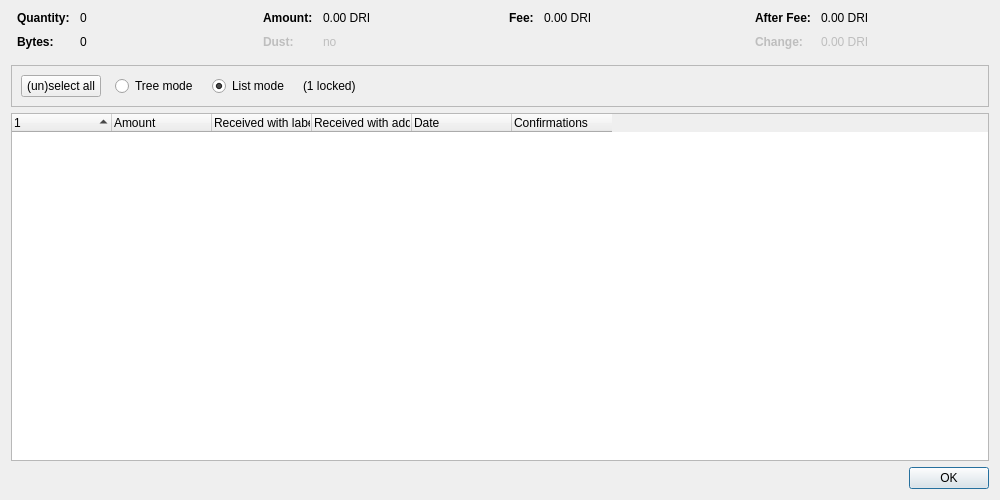
<?xml version="1.0" encoding="UTF-8"?>
<ui version="4.0">
 <class>CoinControlDialog</class>
 <widget class="QDialog" name="CoinControlDialog">
  <property name="geometry">
   <rect>
    <x>0</x>
    <y>0</y>
    <width>1000</width>
    <height>500</height>
   </rect>
  </property>
  <property name="windowTitle">
   <string>Coin Selection</string>
  </property>
  <layout class="QVBoxLayout" name="verticalLayout">
   <item>
    <layout class="QHBoxLayout" name="horizontalLayoutTop" stretch="0,0,0,0">
     <property name="topMargin">
      <number>0</number>
     </property>
     <property name="bottomMargin">
      <number>10</number>
     </property>
     <item>
      <layout class="QFormLayout" name="formLayoutCoinControl1">
       <property name="horizontalSpacing">
        <number>10</number>
       </property>
       <property name="verticalSpacing">
        <number>10</number>
       </property>
       <property name="leftMargin">
        <number>6</number>
       </property>
       <property name="rightMargin">
        <number>6</number>
       </property>
       <item row="0" column="0">
        <widget class="QLabel" name="labelCoinControlQuantityText">
         <property name="font">
          <font>
           <weight>75</weight>
           <bold>true</bold>
          </font>
         </property>
         <property name="text">
          <string>Quantity:</string>
         </property>
        </widget>
       </item>
       <item row="0" column="1">
        <widget class="QLabel" name="labelCoinControlQuantity">
         <property name="cursor">
          <cursorShape>IBeamCursor</cursorShape>
         </property>
         <property name="contextMenuPolicy">
          <enum>Qt::ActionsContextMenu</enum>
         </property>
         <property name="text">
          <string notr="true">0</string>
         </property>
         <property name="textInteractionFlags">
          <set>Qt::LinksAccessibleByMouse|Qt::TextSelectableByKeyboard|Qt::TextSelectableByMouse</set>
         </property>
        </widget>
       </item>
       <item row="1" column="0">
        <widget class="QLabel" name="labelCoinControlBytesText">
         <property name="font">
          <font>
           <weight>75</weight>
           <bold>true</bold>
          </font>
         </property>
         <property name="text">
          <string>Bytes:</string>
         </property>
        </widget>
       </item>
       <item row="1" column="1">
        <widget class="QLabel" name="labelCoinControlBytes">
         <property name="cursor">
          <cursorShape>IBeamCursor</cursorShape>
         </property>
         <property name="contextMenuPolicy">
          <enum>Qt::ActionsContextMenu</enum>
         </property>
         <property name="text">
          <string notr="true">0</string>
         </property>
         <property name="textInteractionFlags">
          <set>Qt::LinksAccessibleByMouse|Qt::TextSelectableByKeyboard|Qt::TextSelectableByMouse</set>
         </property>
        </widget>
       </item>
      </layout>
     </item>
     <item>
      <layout class="QFormLayout" name="formLayoutCoinControl2">
       <property name="horizontalSpacing">
        <number>10</number>
       </property>
       <property name="verticalSpacing">
        <number>10</number>
       </property>
       <property name="leftMargin">
        <number>6</number>
       </property>
       <property name="rightMargin">
        <number>6</number>
       </property>
       <item row="0" column="0">
        <widget class="QLabel" name="labelCoinControlAmountText">
         <property name="font">
          <font>
           <weight>75</weight>
           <bold>true</bold>
          </font>
         </property>
         <property name="text">
          <string>Amount:</string>
         </property>
        </widget>
       </item>
       <item row="0" column="1">
        <widget class="QLabel" name="labelCoinControlAmount">
         <property name="cursor">
          <cursorShape>IBeamCursor</cursorShape>
         </property>
         <property name="contextMenuPolicy">
          <enum>Qt::ActionsContextMenu</enum>
         </property>
         <property name="text">
          <string notr="true">0.00 DRI</string>
         </property>
         <property name="textInteractionFlags">
          <set>Qt::LinksAccessibleByMouse|Qt::TextSelectableByKeyboard|Qt::TextSelectableByMouse</set>
         </property>
        </widget>
       </item>
       <item row="1" column="0">
        <widget class="QLabel" name="labelCoinControlLowOutputText">
         <property name="enabled">
          <bool>false</bool>
         </property>
         <property name="font">
          <font>
           <weight>75</weight>
           <bold>true</bold>
          </font>
         </property>
         <property name="text">
          <string>Dust:</string>
         </property>
        </widget>
       </item>
       <item row="1" column="1">
        <widget class="QLabel" name="labelCoinControlLowOutput">
         <property name="enabled">
          <bool>false</bool>
         </property>
         <property name="cursor">
          <cursorShape>IBeamCursor</cursorShape>
         </property>
         <property name="contextMenuPolicy">
          <enum>Qt::ActionsContextMenu</enum>
         </property>
         <property name="text">
          <string notr="true">no</string>
         </property>
         <property name="textInteractionFlags">
          <set>Qt::LinksAccessibleByMouse|Qt::TextSelectableByKeyboard|Qt::TextSelectableByMouse</set>
         </property>
        </widget>
       </item>
      </layout>
     </item>
     <item>
      <layout class="QFormLayout" name="formLayoutCoinControl3">
       <property name="horizontalSpacing">
        <number>10</number>
       </property>
       <property name="verticalSpacing">
        <number>10</number>
       </property>
       <property name="leftMargin">
        <number>6</number>
       </property>
       <property name="rightMargin">
        <number>6</number>
       </property>
       <item row="0" column="0">
        <widget class="QLabel" name="labelCoinControlFeeText">
         <property name="font">
          <font>
           <weight>75</weight>
           <bold>true</bold>
          </font>
         </property>
         <property name="text">
          <string>Fee:</string>
         </property>
        </widget>
       </item>
       <item row="0" column="1">
        <widget class="QLabel" name="labelCoinControlFee">
         <property name="cursor">
          <cursorShape>IBeamCursor</cursorShape>
         </property>
         <property name="contextMenuPolicy">
          <enum>Qt::ActionsContextMenu</enum>
         </property>
         <property name="text">
          <string notr="true">0.00 DRI</string>
         </property>
         <property name="textInteractionFlags">
          <set>Qt::LinksAccessibleByMouse|Qt::TextSelectableByKeyboard|Qt::TextSelectableByMouse</set>
         </property>
        </widget>
       </item>
      </layout>
     </item>
     <item>
      <layout class="QFormLayout" name="formLayoutCoinControl4">
       <property name="horizontalSpacing">
        <number>10</number>
       </property>
       <property name="verticalSpacing">
        <number>10</number>
       </property>
       <property name="leftMargin">
        <number>6</number>
       </property>
       <property name="rightMargin">
        <number>6</number>
       </property>
       <item row="0" column="0">
        <widget class="QLabel" name="labelCoinControlAfterFeeText">
         <property name="font">
          <font>
           <weight>75</weight>
           <bold>true</bold>
          </font>
         </property>
         <property name="text">
          <string>After Fee:</string>
         </property>
        </widget>
       </item>
       <item row="0" column="1">
        <widget class="QLabel" name="labelCoinControlAfterFee">
         <property name="cursor">
          <cursorShape>IBeamCursor</cursorShape>
         </property>
         <property name="contextMenuPolicy">
          <enum>Qt::ActionsContextMenu</enum>
         </property>
         <property name="text">
          <string notr="true">0.00 DRI</string>
         </property>
         <property name="textInteractionFlags">
          <set>Qt::LinksAccessibleByMouse|Qt::TextSelectableByKeyboard|Qt::TextSelectableByMouse</set>
         </property>
        </widget>
       </item>
       <item row="1" column="0">
        <widget class="QLabel" name="labelCoinControlChangeText">
         <property name="enabled">
          <bool>false</bool>
         </property>
         <property name="font">
          <font>
           <weight>75</weight>
           <bold>true</bold>
          </font>
         </property>
         <property name="text">
          <string>Change:</string>
         </property>
        </widget>
       </item>
       <item row="1" column="1">
        <widget class="QLabel" name="labelCoinControlChange">
         <property name="enabled">
          <bool>false</bool>
         </property>
         <property name="cursor">
          <cursorShape>IBeamCursor</cursorShape>
         </property>
         <property name="contextMenuPolicy">
          <enum>Qt::ActionsContextMenu</enum>
         </property>
         <property name="text">
          <string notr="true">0.00 DRI</string>
         </property>
         <property name="textInteractionFlags">
          <set>Qt::LinksAccessibleByMouse|Qt::TextSelectableByKeyboard|Qt::TextSelectableByMouse</set>
         </property>
        </widget>
       </item>
      </layout>
     </item>
    </layout>
   </item>
   <item>
    <widget class="QFrame" name="frame">
     <property name="minimumSize">
      <size>
       <width>0</width>
       <height>40</height>
      </size>
     </property>
     <property name="frameShape">
      <enum>QFrame::StyledPanel</enum>
     </property>
     <property name="frameShadow">
      <enum>QFrame::Sunken</enum>
     </property>
     <layout class="QHBoxLayout" name="horizontalLayout">
      <item>
       <layout class="QHBoxLayout" name="horizontalLayoutPanel" stretch="0,0,0,0,0">
        <property name="spacing">
         <number>14</number>
        </property>
        <item>
         <widget class="QPushButton" name="pushButtonSelectAll">
          <property name="sizePolicy">
           <sizepolicy hsizetype="Maximum" vsizetype="Fixed">
            <horstretch>0</horstretch>
            <verstretch>0</verstretch>
           </sizepolicy>
          </property>
          <property name="text">
           <string>(un)select all</string>
          </property>
          <property name="autoDefault">
           <bool>false</bool>
          </property>
         </widget>
        </item>
        <item>
         <widget class="QRadioButton" name="radioTreeMode">
          <property name="sizePolicy">
           <sizepolicy hsizetype="Maximum" vsizetype="Fixed">
            <horstretch>0</horstretch>
            <verstretch>0</verstretch>
           </sizepolicy>
          </property>
          <property name="text">
           <string>Tree mode</string>
          </property>
         </widget>
        </item>
        <item>
         <widget class="QRadioButton" name="radioListMode">
          <property name="sizePolicy">
           <sizepolicy hsizetype="Maximum" vsizetype="Fixed">
            <horstretch>0</horstretch>
            <verstretch>0</verstretch>
           </sizepolicy>
          </property>
          <property name="text">
           <string>List mode</string>
          </property>
          <property name="checked">
           <bool>true</bool>
          </property>
         </widget>
        </item>
        <item>
         <widget class="QLabel" name="labelLocked">
          <property name="text">
           <string notr="true">(1 locked)</string>
          </property>
         </widget>
        </item>
        <item>
         <spacer name="horizontalSpacer">
          <property name="orientation">
           <enum>Qt::Horizontal</enum>
          </property>
          <property name="sizeHint" stdset="0">
           <size>
            <width>40</width>
            <height>20</height>
           </size>
          </property>
         </spacer>
        </item>
       </layout>
      </item>
     </layout>
    </widget>
   </item>
   <item>
    <widget class="CoinControlTreeWidget" name="treeWidget">
     <property name="contextMenuPolicy">
      <enum>Qt::CustomContextMenu</enum>
     </property>
     <property name="sortingEnabled">
      <bool>false</bool>
     </property>
     <property name="columnCount">
      <number>6</number>
     </property>
     <attribute name="headerShowSortIndicator" stdset="0">
      <bool>true</bool>
     </attribute>
     <attribute name="headerStretchLastSection">
      <bool>false</bool>
     </attribute>
     <column>
      <property name="text">
       <string/>
      </property>
     </column>
     <column>
      <property name="text">
       <string>Amount</string>
      </property>
     </column>
     <column>
      <property name="text">
       <string>Received with label</string>
      </property>
     </column>
     <column>
      <property name="text">
       <string>Received with address</string>
      </property>
     </column>
     <column>
      <property name="text">
       <string>Date</string>
      </property>
     </column>
     <column>
      <property name="text">
       <string>Confirmations</string>
      </property>
      <property name="toolTip">
       <string>Confirmed</string>
      </property>
     </column>
     <column>
      <property name="text">
       <string/>
      </property>
     </column>
     <column>
      <property name="text">
       <string/>
      </property>
     </column>
     <column>
      <property name="text">
       <string/>
      </property>
     </column>
     <column>
      <property name="text">
       <string/>
      </property>
     </column>
    </widget>
   </item>
   <item>
    <widget class="QDialogButtonBox" name="buttonBox">
     <property name="orientation">
      <enum>Qt::Horizontal</enum>
     </property>
     <property name="standardButtons">
      <set>QDialogButtonBox::Ok</set>
     </property>
    </widget>
   </item>
  </layout>
 </widget>
 <customwidgets>
  <customwidget>
   <class>CoinControlTreeWidget</class>
   <extends>QTreeWidget</extends>
   <header>qt/coincontroltreewidget.h</header>
  </customwidget>
 </customwidgets>
 <resources/>
 <connections/>
</ui>
